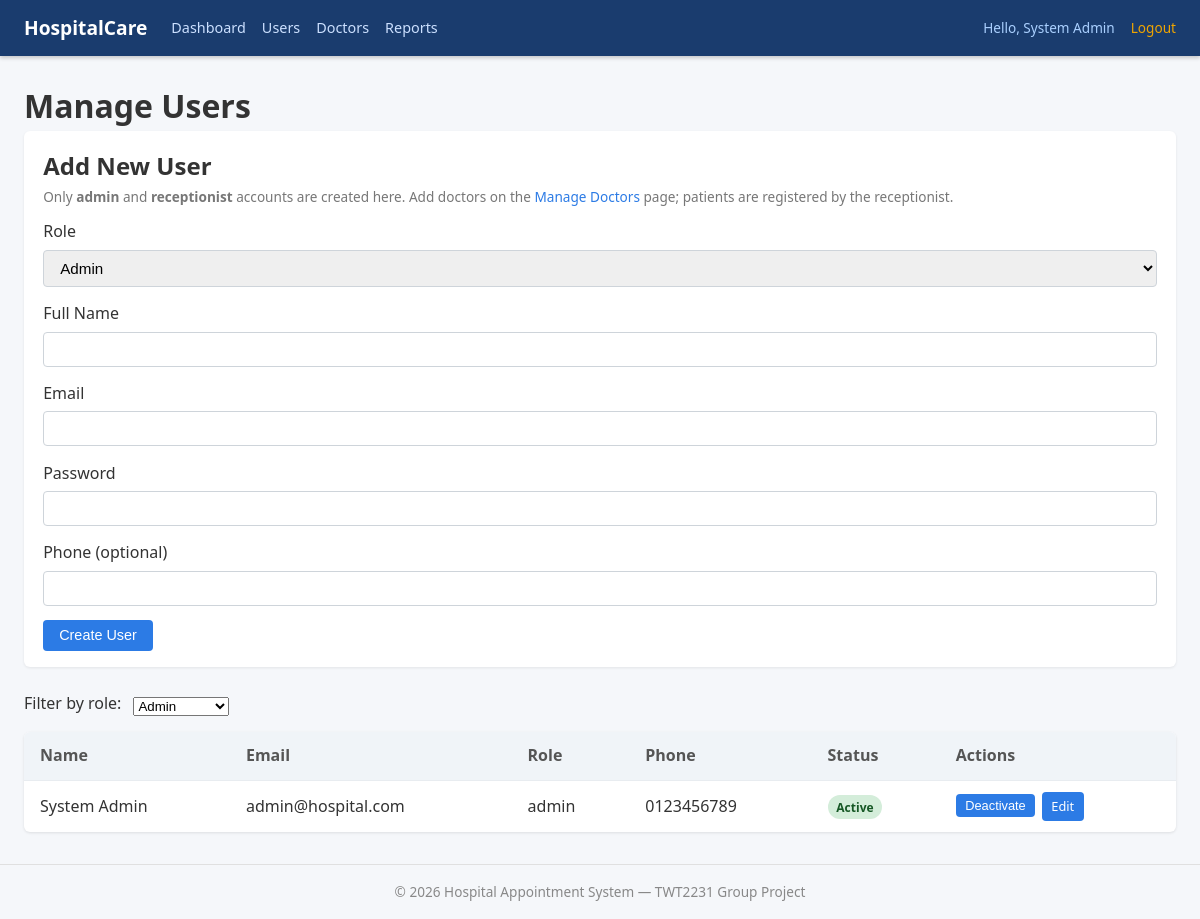
Screenshot of /pages/admin/users.php?role=admin (signed in) with the database file from the repository.
### tables this page shows
CREATE TABLE users (
    id            INT UNSIGNED     NOT NULL AUTO_INCREMENT,
    role          ENUM('admin','doctor','patient','receptionist') NOT NULL,
    email         VARCHAR(255)     NOT NULL,
    password_hash VARCHAR(255)     NOT NULL,
    full_name     VARCHAR(100)     NOT NULL,
    phone         VARCHAR(20)      NULL,
    status        ENUM('active','inactive') NOT NULL DEFAULT 'active',
    created_at    DATETIME         NOT NULL DEFAULT CURRENT_TIMESTAMP,
    PRIMARY KEY (id),
    UNIQUE KEY uq_users_email (email)
);

### config/Database.php (called while the page is built, shortened)
<?php
class Database
{
    private static ?PDO $instance = null;
    public static function getInstance(): PDO
    {
        if (self::$instance === null) {
            $dsn = 'mysql:host=' . DB_HOST . ';dbname=' . DB_NAME . ';charset=utf8mb4';
            self::$instance = new PDO($dsn, DB_USER, DB_PASS, [
                PDO::ATTR_ERRMODE            => PDO::ERRMODE_EXCEPTION,
                PDO::ATTR_DEFAULT_FETCH_MODE => PDO::FETCH_ASSOC,
                PDO::ATTR_EMULATE_PREPARES   => false,
            ]);
        }
        return self::$instance;
    }
}

### classes/User.php (called while the page is built, shortened)
<?php
require_once __DIR__ . '/../config/Database.php';
class User
{
    private PDO $pdo;
    public function __construct()
    {
        $this->pdo = Database::getInstance();
    }
    public function findAll(?string $role = null): array
    {
        try {
            if ($role !== null && $role !== '') {
                $stmt = $this->pdo->prepare(
                    'SELECT * FROM users WHERE role = ? ORDER BY created_at DESC'
                );
                $stmt->execute([$role]);
            } else {
                $stmt = $this->pdo->query('SELECT * FROM users ORDER BY created_at DESC');
            }
            return $stmt->fetchAll();
        } catch (PDOException $e) {
            error_log('User::findAll error: ' . $e->getMessage());
            return [];
        }
    }
}

### pages/admin/users.php (the view, shortened to what this page needs)
<?php
require_once '../../config/Database.php';
require_once '../../classes/Auth.php';
require_once '../../classes/User.php';
$userModel = new User();
$filterRole = $_GET['role'] ?? null;
$users      = $userModel->findAll($filterRole);
require_once '../../includes/header.php';
?>
<h1>Manage Users</h1>
<section class="info-card">
    <h2>Add New User</h2>
    <p class="form-hint">Only <strong>admin</strong> and <strong>receptionist</strong> accounts are created here. Add doctors on the <a href="doctors.php">Manage Doctors</a> page; patients are registered by the receptionist.</p>
    <form method="POST" id="create-user-form" novalidate>
        <div class="form-group">
            <label for="role">Role</label>
            <select name="role" id="role" required>
                <option value="admin">Admin</option>
            </select>
        </div>
        <div class="form-group">
            <label for="full_name">Full Name</label>
            <input type="text" name="full_name" id="full_name" data-required maxlength="100">
        </div>
        <div class="form-group">
            <label for="email">Email</label>
            <input type="email" name="email" id="email" data-required maxlength="255">
        </div>
        <div class="form-group">
            <label for="password">Password</label>
            <input type="password" name="password" id="password" data-required data-min-length="8" autocomplete="new-password">
        </div>
        <div class="form-group">
            <label for="phone">Phone (optional)</label>
            <input type="text" name="phone" id="phone" maxlength="20">
        </div>
        <button type="submit" class="btn">Create User</button>
    </form>
</section>
<section class="report-section">
    <form method="GET" class="filter-bar">
        <label for="filter-role">Filter by role:</label>
        <select name="role" id="filter-role" onchange="this.form.submit()">
            <?php foreach (['admin', 'doctor', 'patient', 'receptionist'] as $r): ?>
                <option value="<?= $r ?>" <?= $filterRole === $r ? 'selected' : '' ?>><?= ucfirst($r) ?></option>
            <?php endforeach; ?>
        </select>
    </form>
    <table class="data-table">
        <thead>
            <tr>
                <th>Name</th><th>Email</th><th>Role</th><th>Phone</th><th>Status</th><th>Actions</th>
            </tr>
        </thead>
        <tbody>
            <?php if (empty($users)): ?>
                <tr><td colspan="6">No users found.</td></tr>
            <?php else: ?>
                <?php foreach ($users as $user): ?>
                <tr>
                    <td><?= htmlspecialchars($user['full_name']) ?></td>
                    <td><?= htmlspecialchars($user['email']) ?></td>
                    <td><?= htmlspecialchars($user['role']) ?></td>
                    <td><?= htmlspecialchars($user['phone'] ?? '—') ?></td>
                    <td>
                        <span class="badge badge--<?= $user['status'] === 'active' ? 'active' : 'inactive' ?>">
                            <?= htmlspecialchars($user['status']) ?>
                        </span>
                    </td>
                    <td class="actions">
                        <form method="POST" class="inline-form">
                            <button type="submit" class="btn btn--small">
                                <?= $user['status'] === 'active' ? 'Deactivate' : 'Activate' ?>
                            </button>
                        </form>
                        <details class="inline-edit">
                            <summary class="btn btn--small">Edit</summary>
                        </details>
                    </td>
                </tr>
                <?php endforeach; ?>
            <?php endif; ?>
        </tbody>
    </table>
</section>
<?php require_once '../../includes/footer.php'; ?>

### assets/css/style.css (style rules this page uses)
﻿ *, *::before, *::after { box-sizing: border-box; margin: 0; padding: 0; }
body { font-family: 'Segoe UI', Arial, sans-serif; background: #f5f7fa; color: #333; line-height: 1.6; }
a { color: #2c7be5; text-decoration: none; }
.btn { display: inline-block; padding: .45rem 1rem; background: #2c7be5; color: #fff; border: none; border-radius: 4px; cursor: pointer; font-size: .9rem; transition: background .2s; }
.data-table { width: 100%; border-collapse: collapse; background: #fff; border-radius: 6px; overflow: hidden; box-shadow: 0 1px 3px rgba(0,0,0,.1); }
.data-table th, .data-table td { padding: .7rem 1rem; text-align: left; border-bottom: 1px solid #e8ecf0; }
.data-table th { background: #f0f4f8; font-weight: 600; color: #555; }
.data-table tr:last-child td { border-bottom: none; }
.info-card, .record-card, .doctor-card { background: #fff; border-radius: 6px; padding: 1rem 1.2rem; margin-bottom: 1rem; box-shadow: 0 1px 3px rgba(0,0,0,.08); }
.form-group { margin-bottom: .9rem; }
.form-group label { display: block; font-weight: 500; margin-bottom: .3rem; }
.form-group input, .form-group select, .form-group textarea { width: 100%; padding: .5rem .75rem; border: 1px solid #ced4da; border-radius: 4px; font-size: .95rem; }
.report-section { margin: 1.5rem 0; }
.badge { display: inline-block; padding: .15rem .55rem; border-radius: 999px; font-size: .75rem; font-weight: 600; text-transform: capitalize; }
.badge--active { background: #d4edda; color: #155724; }
.actions { display: flex; flex-wrap: wrap; gap: .4rem; align-items: flex-start; }
.inline-form { display: inline; margin: 0; }
.btn--small { padding: .25rem .6rem; font-size: .8rem; }
.inline-edit { display: inline-block; }
.inline-edit > summary { list-style: none; display: inline-block; }
.filter-bar { display: flex; flex-wrap: wrap; gap: .75rem; align-items: flex-end; margin-bottom: 1rem; }
.filter-bar select, .filter-bar input { width: auto; }
.form-hint { font-size: .85rem; color: #777; margin-bottom: .75rem; }

### rows the page displays
users: full_name "System Admin", email "admin@hospital.com", role "admin", phone "0123456789", status "Active", shows "Deactivate"

### other values shown
$_SESSION['name'] "System Admin"
form field role "Admin"
